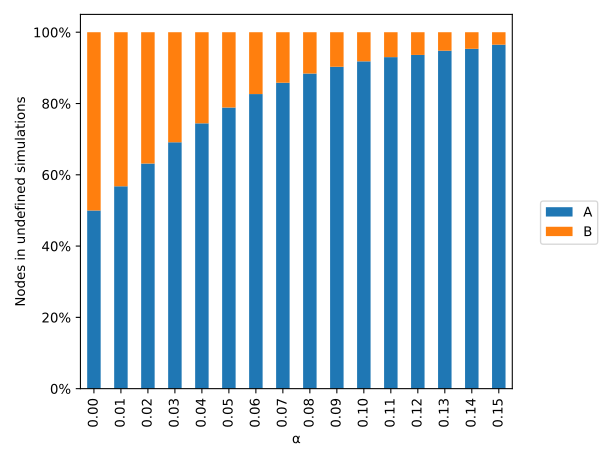

Write Python code to recreate this figure.
import seaborn as sns
import sys
import csv
from statistics import stdev
import numpy as np
import pandas as pd
import matplotlib.pyplot as plt
import matplotlib.ticker as mtick

pd.set_option('display.max_rows', None)

files = [
    {'file': 'b000', 'bonus': '0.00'},
    {'file': 'b001', 'bonus': '0.01'},
    {'file': 'b002', 'bonus': '0.02'},
    {'file': 'b003', 'bonus': '0.03'},
    {'file': 'b004', 'bonus': '0.04'},
    {'file': 'b005', 'bonus': '0.05'},
    {'file': 'b006', 'bonus': '0.06'},
    {'file': 'b007', 'bonus': '0.07'},
    {'file': 'b008', 'bonus': '0.08'},
    {'file': 'b009', 'bonus': '0.09'},
    {'file': 'b010', 'bonus': '0.10'},
    {'file': 'b011', 'bonus': '0.11'},
    {'file': 'b012', 'bonus': '0.12'},
    {'file': 'b013', 'bonus': '0.13'},
    {'file': 'b014', 'bonus': '0.14'},
    {'file': 'b015', 'bonus': '0.15'},

]

all = []
for f in files:
    #with open(f['file']+'/'+f['file']+'.txt') as csv_file_r:
    with open(f['file']+'.txt') as csv_file_r:
        csv_reader = csv.reader(csv_file_r, delimiter=';')
        qtas = []
        qtbs = []
        results = []
        e00 = []
        for row in csv_reader:
            if(row[0]!='partial'):            
                qta = int(row[0])
                qtb = int(row[1])
                result = 'Undef.'
                if qta == 500:
                    result = 'A fix. simulations'
                elif qta == 0:
                    result = 'B fix. simulations'
                else:
                    #print('appended '+str(qta))
                    #qtas.append(qta)
                    #qtbs.append(qtb)
                    #results.append(result)
                    #e00 = pd.DataFrame(list(zip(qtas,qtbs,results)), columns=['qta', 'qtb', 'type'])
                    #e00["bonus"]=f['bonus']
                    e00.append([qta,qtb,result,f['bonus']])
        all += e00

all = pd.DataFrame(all, columns=['qta', 'qtb', 'type', 'bonus'])
print(all)
resumo = all.groupby(["bonus", "type"])["qta"].count().unstack(fill_value=0).stack().reset_index(name="sum")

resumo2 = resumo
resumo3 = pd.DataFrame([],columns=['bonus', 'type', 'sum'])
for x in resumo["bonus"].unique():
    u_x = all.loc[(all["type"]=="Undef.") & (all["bonus"]==x)]    
    u_x_a = u_x["qta"].sum()
    u_x_b = u_x["qtb"].sum()
    sumab = u_x_a + u_x_b
    col_a = {"bonus":x, "type":"A", "sum":u_x_a/sumab}
    col_b = {"bonus":x, "type":"B", "sum":u_x_b/sumab}
    resumo3 = resumo3.append(col_a, ignore_index=True)
    resumo3 = resumo3.append(col_b, ignore_index=True)
print(resumo3)

'''fig_dims = (6, 4)
fig, ax = plt.subplots(figsize=fig_dims)
fig = sns.barplot(data=resumo3, x="bonus", y="sum", hue="type")
ax.yaxis.set_major_formatter(mtick.PercentFormatter(xmax=1))
plt.legend(bbox_to_anchor=(1.05, 1.0), loc='upper left')
ax.set(xlabel="α", ylabel="Nodes in undefined simulations" )
plt.setp(ax.get_xticklabels(), rotation=90, horizontalalignment='center')
plt.tight_layout()'''

#ct = pd.crosstab(resumo3.bonus, resumo3.type, normalize="index" )
#ct = pd.crosstab(resumo3.bonus, resumo3.type, resumo3.sum , aggfunc="sum",normalize="index" )
#print(ct)
ct = resumo3.pivot(index="bonus", columns="type", values="sum")


fig_dims = (6, 4)
#fig, ax = plt.subplots(figsize=fig_dims)
fig = ct.plot.bar(stacked=True)
fig.yaxis.set_major_formatter(mtick.PercentFormatter(xmax=1))
plt.legend(bbox_to_anchor=(1.05, 1.0), loc='upper left')
fig.set(xlabel="α", ylabel="Nodes in undefined simulations" )
plt.setp(fig.get_xticklabels(), rotation=90, horizontalalignment='center')
plt.tight_layout()

plt.show()

#plt.savefig("barplot.svg")
#plt.savefig("barplot.png", dpi=200)
'''fig_dims = (6, 4)
fig, ax = plt.subplots(figsize=fig_dims)

fig = sns.lineplot(data=resumo2, x="bonus", y="sum", hue="type")
ax.yaxis.set_major_formatter(mtick.PercentFormatter(xmax=6242))
plt.legend(bbox_to_anchor=(1.05, 1.0), loc='upper left')

plt.tight_layout()
ax.set(xlabel="α", ylabel="Nodes % (All simulations)" )
plt.setp(ax.get_xticklabels(), rotation=90, horizontalalignment='center')

plt.show()'''